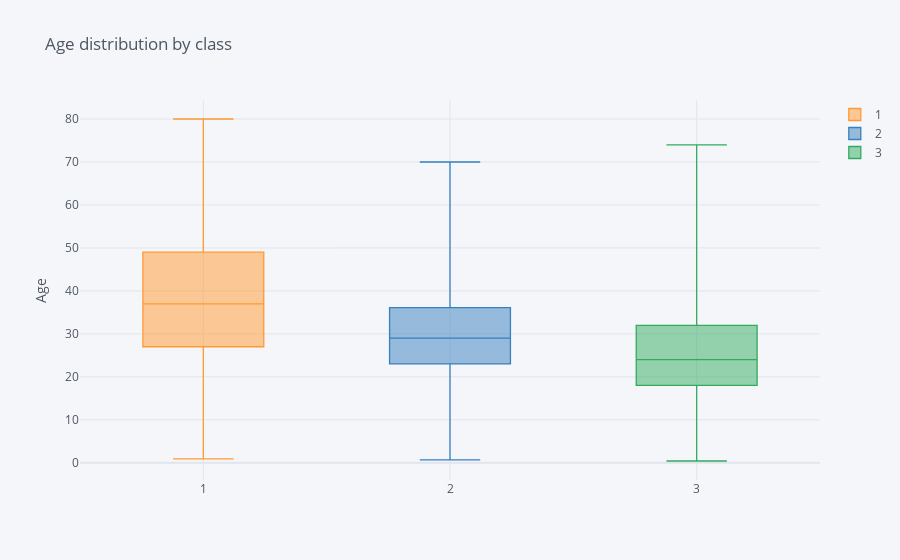

The notebook cell this image was saved under:
### Code cell
train_data_nonan_raw.pivot(columns='Pclass', values='Age').iplot(
        kind='box',
        yTitle='Age',
        title='Age distribution by class')

### Figure 1 — Plotly figure (JSON) as saved in the notebook; plotly's stock layout.template omitted (floating-point values rounded to 4 significant figures; data arrays with more than 128 entries replaced by an {"elided": "..."} marker saying what was removed)
{"data": [{"boxpoints": false, "line": {"width": 1.3}, "marker": {"color": "rgba(255, 153, 51, 1.0)"}, "name": "1", "orientation": "v", "type": "box", "y": {"elided": "712 float values"}}, {"boxpoints": false, "line": {"width": 1.3}, "marker": {"color": "rgba(55, 128, 191, 1.0)"}, "name": "2", "orientation": "v", "type": "box", "y": {"elided": "712 float values"}}, {"boxpoints": false, "line": {"width": 1.3}, "marker": {"color": "rgba(50, 171, 96, 1.0)"}, "name": "3", "orientation": "v", "type": "box", "y": {"elided": "712 float values"}}], "layout": {"legend": {"bgcolor": "#F5F6F9", "font": {"color": "#4D5663"}}, "paper_bgcolor": "#F5F6F9", "plot_bgcolor": "#F5F6F9", "title": {"font": {"color": "#4D5663"}, "text": "Age distribution by class"}, "xaxis": {"gridcolor": "#E1E5ED", "showgrid": true, "tickfont": {"color": "#4D5663"}, "title": {"font": {"color": "#4D5663"}, "text": ""}, "zerolinecolor": "#E1E5ED"}, "yaxis": {"gridcolor": "#E1E5ED", "showgrid": true, "tickfont": {"color": "#4D5663"}, "title": {"font": {"color": "#4D5663"}, "text": "Age"}, "zerolinecolor": "#E1E5ED"}}}
